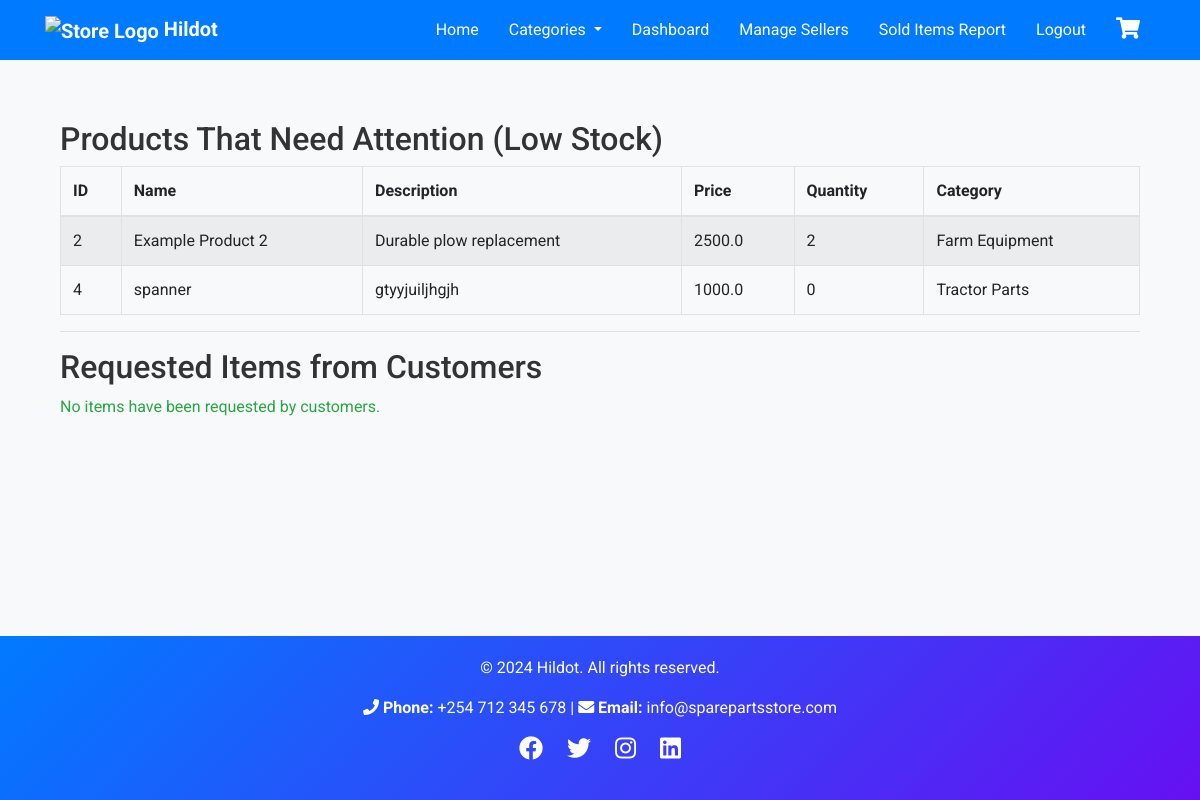
Screenshot of /admin/products-attention (signed in) with the database file from the repository.
### app/models.py (models this page shows, shortened)
class Product(db.Model):
    __tablename__ = 'products'
    id = db.Column(db.Integer, primary_key=True)
    name = db.Column(db.String(100), nullable=False)
    description = db.Column(db.Text, nullable=True)
    price = db.Column(db.Float, nullable=False)
    quantity = db.Column(db.Integer, default=0)
    is_available = db.Column(db.Boolean, default=True)
    image = db.Column(db.String(255), nullable=True)  # Path to uploaded image
    category_id = db.Column(db.Integer, db.ForeignKey('categories.id'), nullable=False)
    created_at = db.Column(db.DateTime, default=datetime.utcnow)
    category = db.relationship('Category', backref=db.backref('products', lazy=True))

class Category(db.Model):
    __tablename__ = 'categories'
    id = db.Column(db.Integer, primary_key=True)
    name = db.Column(db.String(100), unique=True, nullable=False)
    description = db.Column(db.Text, nullable=True)

### app/routes.py (the view)
@main.route('/admin/products-attention', methods=['GET'])
@login_required
def products_attention():
    if not current_user.is_admin:
        return redirect(url_for('main.home'))
    low_stock_products = Product.query.filter(Product.quantity <= 5).all()
    requested_items = RequestItem.query.order_by(RequestItem.created_at.desc()).all()
    return render_template(
        'products_attention.html',
        low_stock_products=low_stock_products,
        requested_items=requested_items
    )

### app/__init__.py (called while the page is built)
@login_manager.user_loader
def load_user(user_id):
    from app.models import User  # Import User model
    return User.query.get(int(user_id))  # Fetch the user by ID

### app/models.py (called while the page is built)
    @property
    def is_admin(self):
        return self.role.lower() == "admin"

### app/templates/products_attention.html (shortened to what this page needs)
{% extends 'base.html' %}
{% block content %}
<div class="container mt-4">
    <h2>Products That Need Attention (Low Stock)</h2>
    {% if low_stock_products %}
        <table class="table table-bordered table-striped">
            <thead>
                <tr>
                    <th>ID</th>
                    <th>Name</th>
                    <th>Description</th>
                    <th>Price</th>
                    <th>Quantity</th>
                    <th>Category</th>
                </tr>
            </thead>
            <tbody>
                {% for product in low_stock_products %}
                <tr>
                    <td>{{ product.id }}</td>
                    <td>{{ product.name }}</td>
                    <td>{{ product.description }}</td>
                    <td>{{ product.price }}</td>
                    <td>{{ product.quantity }}</td>
                    <td>{{ product.category.name }}</td>
                </tr>
                {% endfor %}
            </tbody>
        </table>
    {% else %}
        <p class="text-success">All products are sufficiently stocked.</p>
    {% endif %}
    <hr>
    <h2>Requested Items from Customers</h2>
    {% if requested_items %}
        <table class="table table-bordered table-striped">
            <thead>
                <tr>
                    <th>ID</th>
                    <th>Item Name</th>
                    <th>Description</th>
                    <th>Status</th>
                    <th>Requested By</th>
                    <th>Date Requested</th>
                </tr>
            </thead>
            <tbody>
                {% for item in requested_items %}
                <tr>
                    <td>{{ item.id }}</td>
                    <td>{{ item.name }}</td>
                    <td>{{ item.description }}</td>
                    <td>{{ item.status }}</td>
                    <td>{{ item.user.name }}</td>
                    <td>{{ item.created_at.strftime('%Y-%m-%d %H:%M') }}</td>
                </tr>
                {% endfor %}
            </tbody>
        </table>
    {% else %}
        <p class="text-success">No items have been requested by customers.</p>
    {% endif %}
</div>
{% endblock %}

### app/static/css/main.css (style rules this page uses)
body { font-family: 'Arial', sans-serif; background-color: #f8f9fa; color: #333; margin: 0; padding: 0; }

### app/templates/base.html (style rules this page uses)
html, body { height: 100%; margin: 0; display: flex; flex-direction: column; font-family: 'Roboto', sans-serif; background: #f8f9fa; }
.container { flex: 1; }

### rows the page displays
Product: id "2", name "Example Product 2", description "Durable plow replacement", price "2500.0", quantity "2", category.name "Farm Equipment"
Product: id "4", name "spanner", description "gtyyjuiljhgjh", price "1000.0", quantity "0", category.name "Tractor Parts"
